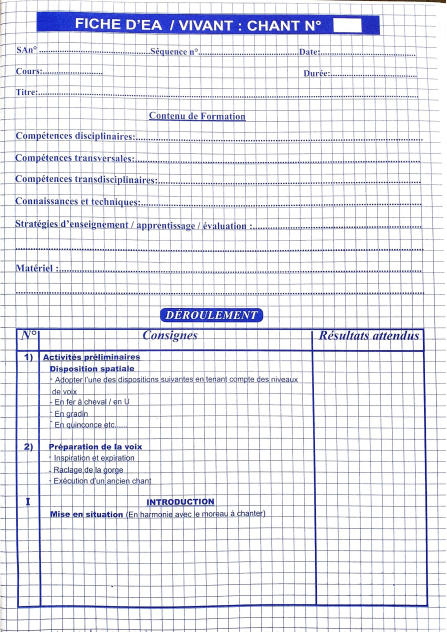
#> input picture scripts/pdf_images_small/Fiche_EA/page_1.png, 893 x 1263 px, found by its file name (shown at 1/2 size); its folder holds only this picture in this run
$ python resize_images.py
#> lines starting #> are read from the running program, lines starting #| are printed output that depends on the picture
"""Resize images to smaller dimensions to avoid timeout."""
import os
from PIL import Image

SRC_DIR = "/home/z/my-project/scripts/pdf_images_small"
DST_DIR = "/home/z/my-project/scripts/pdf_images_tiny"
os.makedirs(DST_DIR, exist_ok=True)

MAX_LONG_SIDE = 900  # px - even smaller

for sub in os.listdir(SRC_DIR):
    src_sub = os.path.join(SRC_DIR, sub)
    dst_sub = os.path.join(DST_DIR, sub)
    os.makedirs(dst_sub, exist_ok=True)
    if not os.path.isdir(src_sub):
        continue
    for f in sorted(os.listdir(src_sub)):
        if not f.endswith(".png"):
            continue
        img = Image.open(os.path.join(src_sub, f))
#> img is the input picture: PIL image 893x1263 RGB; mean R, G, B 228, 228.9, 237.2
        if img.mode == "RGBA":
            img = img.convert("RGB")
        w, h = img.size
#> w = 893; h = 1263
        scale = min(1.0, MAX_LONG_SIDE / max(w, h))
#> scale = 0.713
        if scale < 1.0:
            img = img.resize((int(w*scale), int(h*scale)), Image.LANCZOS)
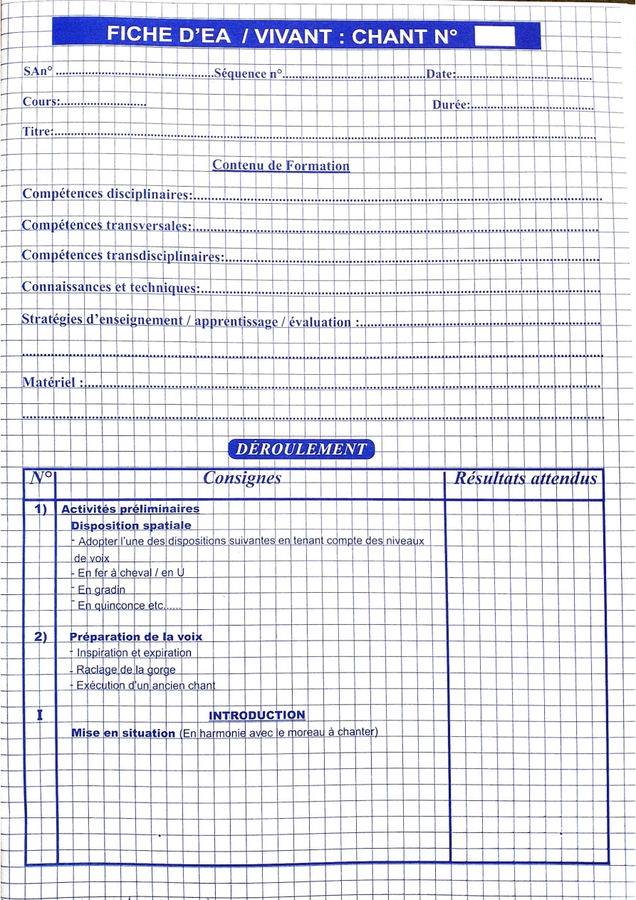
#> img: PIL image 636x900 RGB; mean R, G, B 227.2, 228, 236.5
        # Save as JPEG to reduce size further
        out_path = os.path.join(dst_sub, f.replace(".png", ".jpg"))
        img.save(out_path, "JPEG", quality=80, optimize=True)
        print(f"saved {out_path} ({img.size[0]}x{img.size[1]}, {os.path.getsize(out_path)//1024}KB)")
#| saved /home/z/my-project/scripts/pdf_images_tiny/Fiche_EA/page_1.jpg (636x900, 147KB)
#> pass 2 of the loop `for sub in os.listdir(SRC_DIR):`:
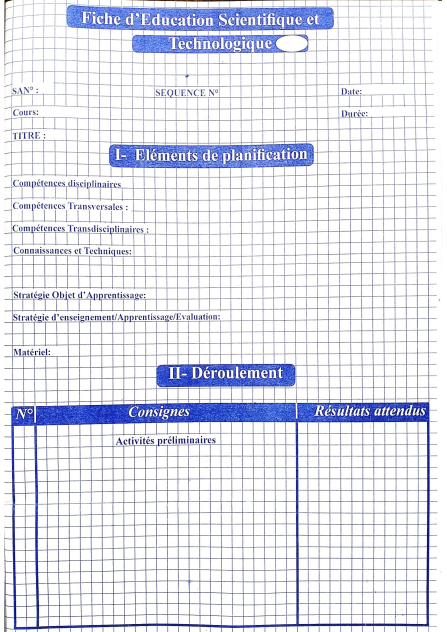
#> input picture scripts/pdf_images_small/Fiche_EST/page_1.png, 893 x 1263 px, found by its file name (shown at 1/2 size)
#> img is the input picture: PIL image 893x1263 RGB; mean R, G, B 224.4, 226.4, 237.1
#> `img = img.resize((int(w*scale), int(h*scale)), Image.LANCZOS)`:
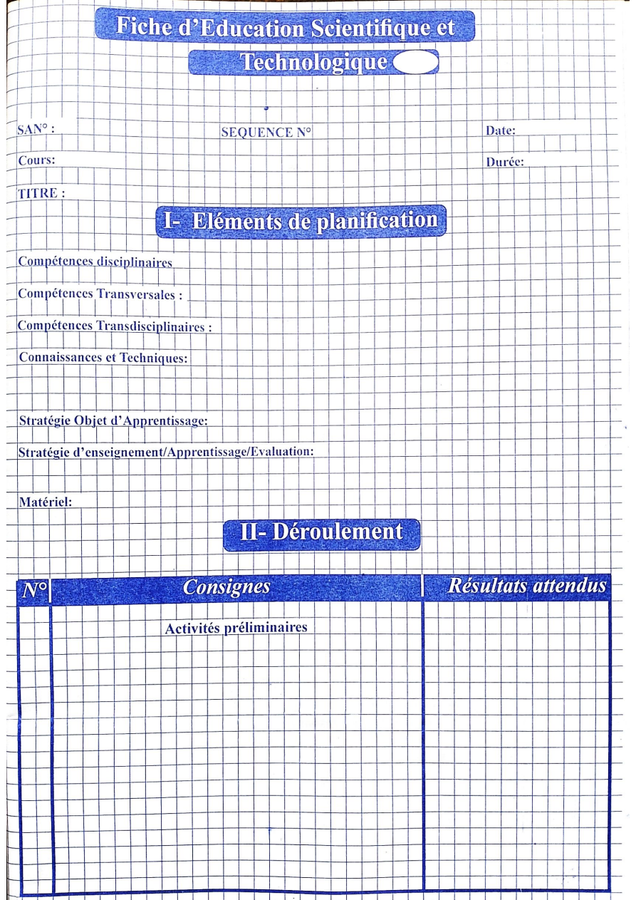
#> img: PIL image 636x900 RGB; mean R, G, B 223.5, 225.4, 236.4
#| saved /home/z/my-project/scripts/pdf_images_tiny/Fiche_EST/page_1.jpg (636x900, 139KB)

print("DONE")
